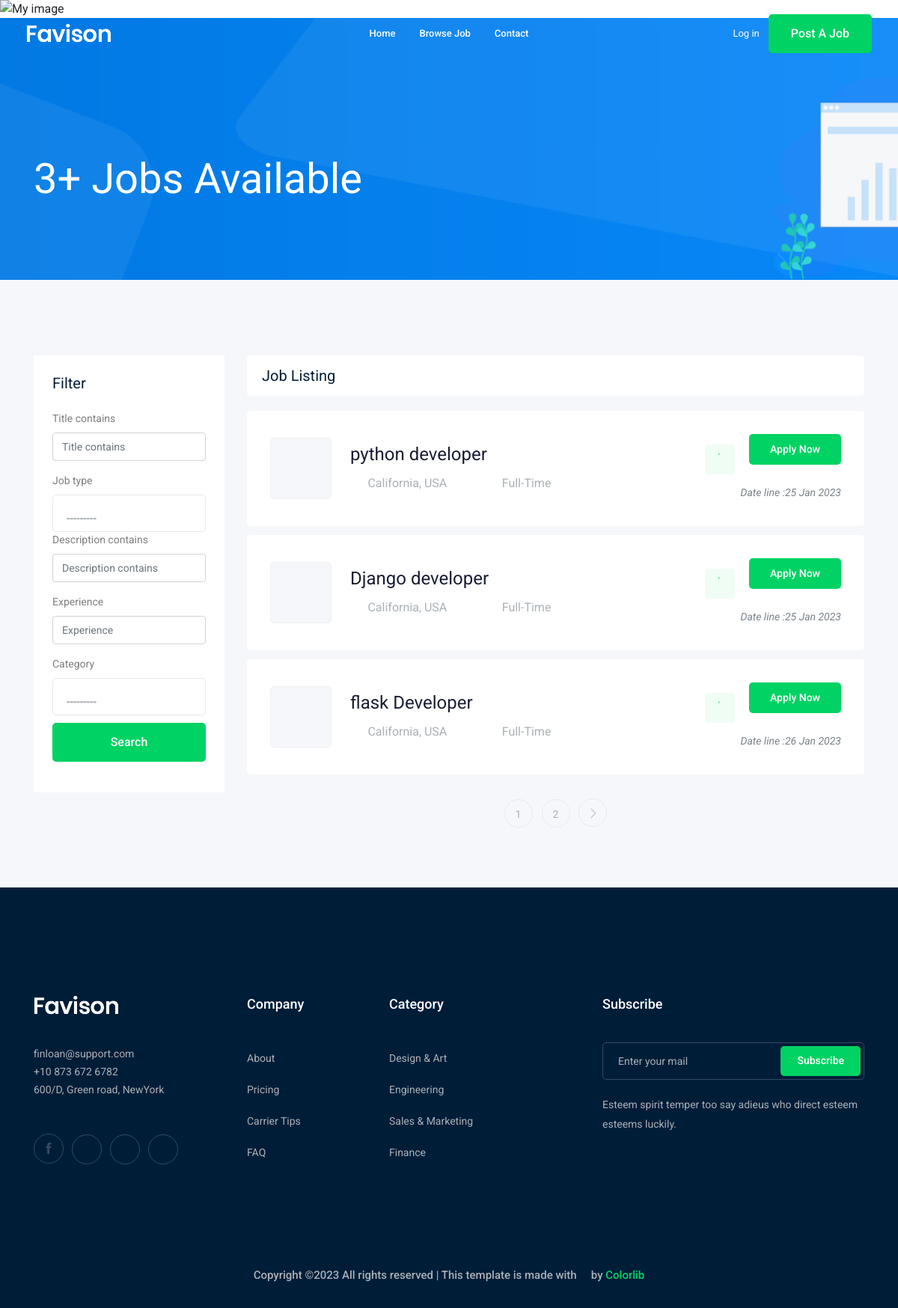
The app's page /jobs/, older data.
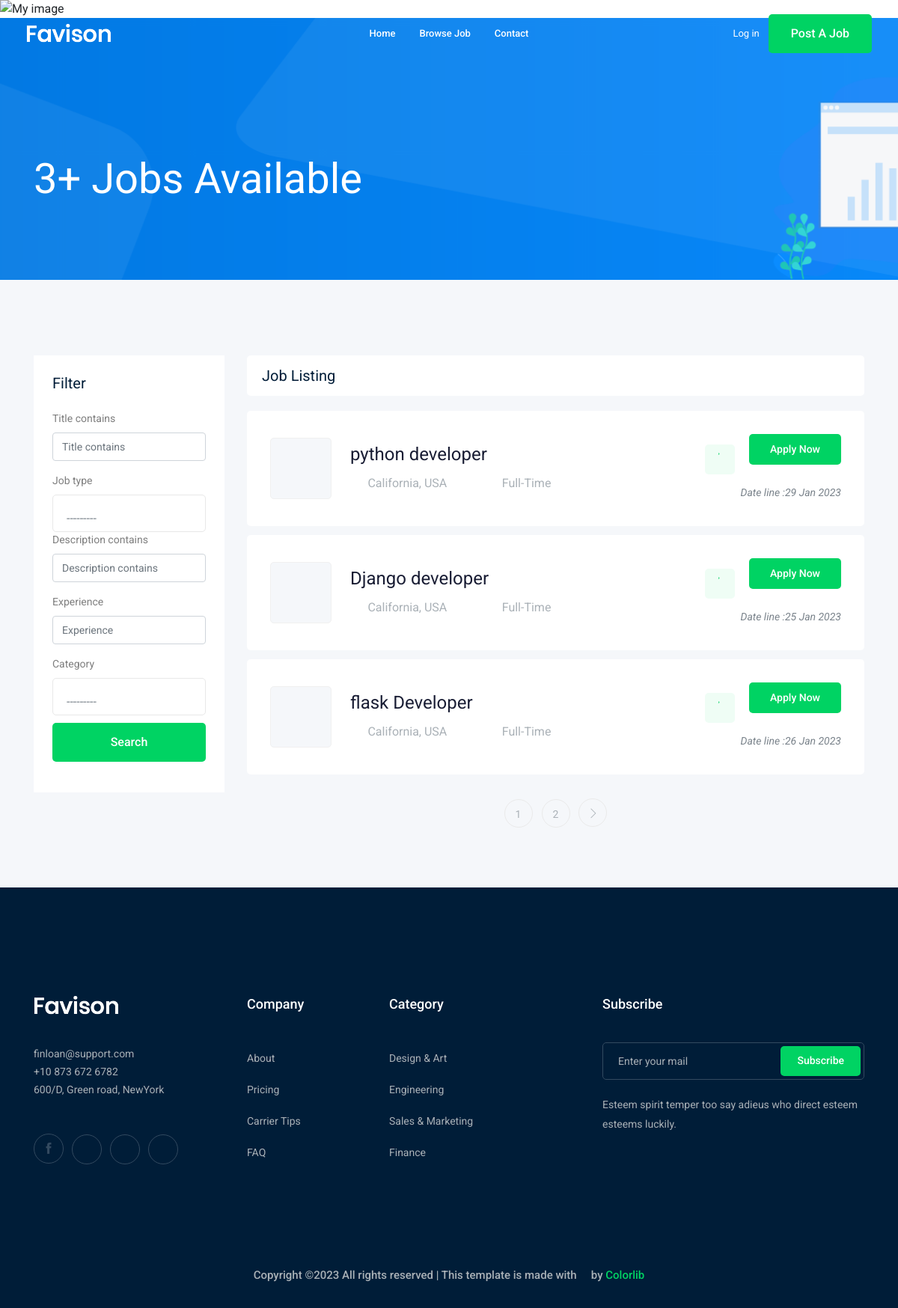
The same page, newer data.
### job/models.py (models this page shows, shortened)
class Job(models.Model):  # is a table in DB(يكافئ جدول)
    owner = models.ForeignKey(User, related_name='job_owner',on_delete=models.CASCADE)
    title = models.CharField(max_length=100)  # column in DB(يكافئ عمود )  max-length = max char in field
    job_type = models.CharField(max_length=15, choices=JOP_TYPE)
    description = models.TextField(max_length=1000)
    published_at = models.DateTimeField(auto_now=True)
    Vacancy = models.IntegerField(default=1)
    salary = models.IntegerField(default=0)
    experience = models.IntegerField(default=1)
    category = models.ForeignKey('Category', on_delete=models.CASCADE)
    image = models.ImageField(upload_to=image_upload)
    slug = models.SlugField(blank=True, null=True)
    def __str__(self):
        return self.title

### job/views.py (the view)
# urls.py: path('', views.job_list, name='job_list'),              # مابضيفش فيها حاجة علشان لما يدخل فى الملف الرئيسي هيلاقي \job بس وهيعتبره مساره(' ')
def job_list(request):
    job_list = Job.objects.all()
    myfilter = JopFilter(request.GET,queryset=job_list)
    job_list = myfilter.qs
    paginator = Paginator(job_list, 3)    # Show 25 contacts per page.(كام وظيفة تظهر فى الصفحة )
    page_number = request.GET.get('page')
    page_obj = paginator.get_page(page_number)
    context = {'jobs': page_obj, 'myfilter':myfilter}  # template name      (page_obj  بضيفها مكان jop list لانها بترجع بكام وظيفة فى الصفحة)
    return render(request, 'job/job_list.html', context)

### job/models.py (called while the page is built)
    def __str__(self):
        return self.name

### job/templates/job/job_list.html (shortened to what the changed rows need)
{% extends 'base.html' %}
{% load bootstrap4 %}
{% block body %}
    <div class="job_listing_area plus_padding">
        <div class="container">
            <div class="row">
                <div class="col-lg-9">
                    <div class="job_lists m-0">
                        <div class="row">
                            {% for job in jobs %}
                            <div class="col-lg-12 col-md-12">
                                <div class="single_jobs white-bg d-flex justify-content-between">
                                    <div class="jobs_left d-flex align-items-center">
                                        <div class="thumb">
                                        </div>
                                        <div class="jobs_conetent">
                                            <a href="{% url 'jobs:job_detail' job.slug %}"><h4>{{job}}</h4></a>
                                            <div class="links_locat d-flex align-items-center">
                                                <div class="location">
                                                    <p> <i class="fa fa-map-marker"></i> California, USA</p>
                                                </div>
                                                <div class="location">
                                                    <p> <i class="fa fa-clock-o"></i> {{job.job_type}}</p>
                                                </div>
                                            </div>
                                        </div>
                                    </div>
                                    <div class="jobs_right">
                                        <div class="apply_now">
                                            <a class="heart_mark" href="#"> <i class="fa fa-heart"></i> </a>
                                            <a href="{% url 'jobs:job_detail' job.slug %}"class="boxed-btn3">Apply Now</a>
                                        </div>
                                        <div class="date">
                                            <p>Date line :{{job.published_at|date:'d M o'}}</p>
                                        </div>
                                    </div>
                                </div>
                            </div>
                            {% endfor %}
                        </div>
                    </div>
                </div>
            </div>
        </div>
    </div>
{% endblock body%}

Row changes from the older to the newer data that the page shows:
changed Job "python developer": published_at "25 Jan 2023" → "29 Jan 2023"
